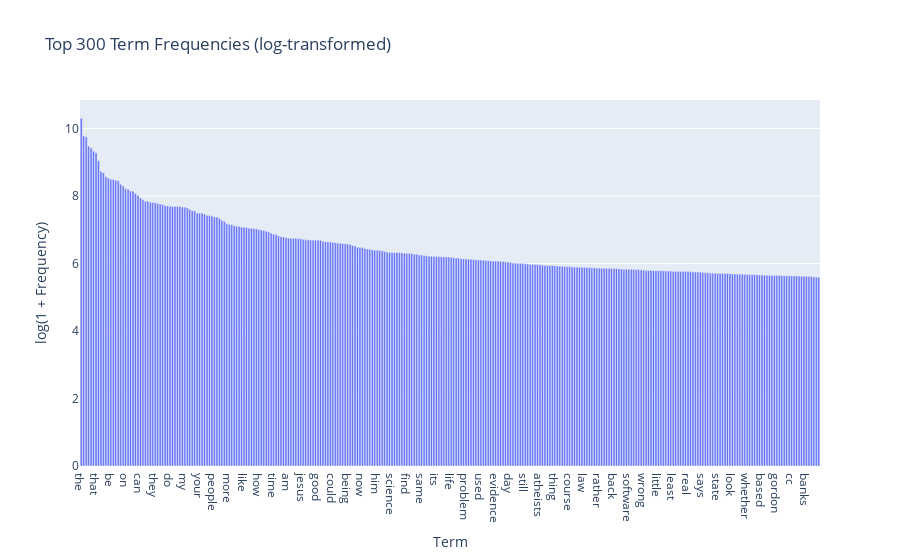

Notebook code cell kept with this figure:
### Markdown cell above
### >>> **Exercise 15 (take home):** 
You can copy the code from the previous exercise and change the 'term_frequencies' variable for the 'term_frequencies_log', comment about the differences that you observe and talk about other possible insights that we can get from a log distribution.

### Code cell
# Answer here
import numpy as np
import plotly.express as px

terms = count_vect.get_feature_names_out()
term_frequencies = X_counts.sum(axis=0).A1
term_frequencies_log = np.log1p(term_frequencies)

# 只留非零
mask = term_frequencies > 0
terms_nz       = terms[mask]
freqs_nz       = term_frequencies[mask]
freqs_nz_log   = term_frequencies_log[mask]

# 用原始頻率由大到小排序，Top-K = 300
order  = np.argsort(freqs_nz)[::-1]
top_k  = 300
terms_top      = terms_nz[order][:top_k]
freqs_top_log  = freqs_nz_log[order][:top_k]

fig = px.bar(
    x=terms_top, 
    y=freqs_top_log,
    labels={'x': 'Term', 'y': 'log(1 + Frequency)'},
    title=f'Top {top_k} Term Frequencies (log-transformed)'
)

fig.update_traces(hovertemplate="<b>%{x}</b><br>log1p(freq)=%{y:.3f}<extra></extra>")
fig.show()

#整體柱狀圖更平均，易於比較，名次不會改變，但前幾名與中位數之間的高度差距明顯減少

### Figure 1 — Plotly figure (JSON) as saved in the notebook; plotly's stock layout.template omitted (floating-point values rounded to 4 significant figures; data arrays with more than 128 entries replaced by an {"elided": "..."} marker saying what was removed)
{"data": [{"hovertemplate": "<b>%{x}</b><br>log1p(freq)=%{y:.3f}<extra></extra>", "legendgroup": "", "marker": {"color": "#636efa", "pattern": {"shape": ""}}, "name": "", "orientation": "v", "showlegend": false, "textposition": "auto", "type": "bar", "x": {"elided": "300 str values"}, "xaxis": "x", "y": {"elided": "300 float values"}, "yaxis": "y"}], "layout": {"barmode": "relative", "legend": {"tracegroupgap": 0}, "title": {"text": "Top 300 Term Frequencies (log-transformed)"}, "xaxis": {"anchor": "y", "domain": [0, 1], "title": {"text": "Term"}}, "yaxis": {"anchor": "x", "domain": [0, 1], "title": {"text": "log(1 + Frequency)"}}}}
